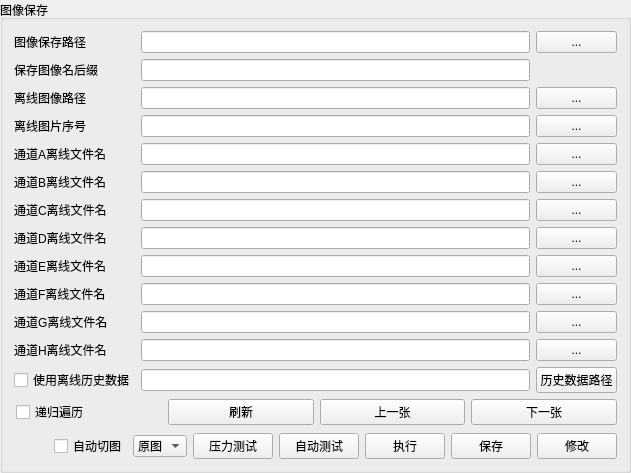
      <widget class="QGroupBox" name="groupBox_3">
       <property name="sizePolicy">
        <sizepolicy hsizetype="Preferred" vsizetype="Preferred">
         <horstretch>0</horstretch>
         <verstretch>0</verstretch>
        </sizepolicy>
       </property>
       <property name="title">
        <string>图像保存</string>
       </property>
       <layout class="QGridLayout" name="gridLayout_7">
        <item row="1" column="0">
         <layout class="QHBoxLayout" name="horizontalLayout_8">
          <item>
           <spacer name="horizontalSpacer_4">
            <property name="orientation">
             <enum>Qt::Horizontal</enum>
            </property>
            <property name="sizeHint" stdset="0">
             <size>
              <width>40</width>
              <height>20</height>
             </size>
            </property>
           </spacer>
          </item>
          <item>
           <widget class="QCheckBox" name="checkBox_auto">
            <property name="text">
             <string>自动切图</string>
            </property>
           </widget>
          </item>
          <item>
           <widget class="QComboBox" name="comboBox_image_type">
            <item>
             <property name="text">
              <string>原图</string>
             </property>
            </item>
            <item>
             <property name="text">
              <string>插值</string>
             </property>
            </item>
            <item>
             <property name="text">
              <string>均值</string>
             </property>
            </item>
            <item>
             <property name="text">
              <string>减半</string>
             </property>
            </item>
           </widget>
          </item>
          <item>
           <widget class="QPushButton" name="pushButton_do_aoto_2">
            <property name="text">
             <string>压力测试</string>
            </property>
           </widget>
          </item>
          <item>
           <widget class="QPushButton" name="pushButton_do_aoto">
            <property name="text">
             <string>自动测试</string>
            </property>
           </widget>
          </item>
          <item>
           <widget class="QPushButton" name="pushButton_do">
            <property name="text">
             <string>执行</string>
            </property>
           </widget>
          </item>
          <item>
           <widget class="QPushButton" name="pushButton_Image_OK">
            <property name="sizePolicy">
             <sizepolicy hsizetype="Preferred" vsizetype="Fixed">
              <horstretch>0</horstretch>
              <verstretch>0</verstretch>
             </sizepolicy>
            </property>
            <property name="minimumSize">
             <size>
              <width>45</width>
              <height>0</height>
             </size>
            </property>
            <property name="maximumSize">
             <size>
              <width>90</width>
              <height>16777215</height>
             </size>
            </property>
            <property name="text">
             <string>保存</string>
            </property>
           </widget>
          </item>
          <item>
           <widget class="QPushButton" name="pushButton_Image_Cancel">
            <property name="sizePolicy">
             <sizepolicy hsizetype="Preferred" vsizetype="Fixed">
              <horstretch>0</horstretch>
              <verstretch>0</verstretch>
             </sizepolicy>
            </property>
            <property name="minimumSize">
             <size>
              <width>45</width>
              <height>0</height>
             </size>
            </property>
            <property name="maximumSize">
             <size>
              <width>90</width>
              <height>16777215</height>
             </size>
            </property>
            <property name="text">
             <string>修改</string>
            </property>
           </widget>
          </item>
         </layout>
        </item>
        <item row="0" column="0">
         <widget class="QWidget" name="widget_image_set" native="true">
          <layout class="QGridLayout" name="gridLayout_10">
           <property name="leftMargin">
            <number>0</number>
           </property>
           <property name="topMargin">
            <number>0</number>
           </property>
           <property name="rightMargin">
            <number>0</number>
           </property>
           <property name="bottomMargin">
            <number>0</number>
           </property>
           <item row="13" column="0">
            <widget class="QCheckBox" name="checkBox_use_history_data">
             <property name="text">
              <string>使用离线历史数据</string>
             </property>
            </widget>
           </item>
           <item row="0" column="1">
            <widget class="QLineEdit" name="lineEdit_save_path">
             <property name="sizePolicy">
              <sizepolicy hsizetype="Expanding" vsizetype="Fixed">
               <horstretch>0</horstretch>
               <verstretch>0</verstretch>
              </sizepolicy>
             </property>
            </widget>
           </item>
           <item row="9" column="2">
            <widget class="QPushButton" name="pushButton_name5_browse">
             <property name="text">
              <string>...</string>
             </property>
            </widget>
           </item>
           <item row="4" column="2">
            <widget class="QPushButton" name="pushButton_name1_browse">
             <property name="text">
              <string>...</string>
             </property>
            </widget>
           </item>
           <item row="7" column="1">
            <widget class="QLineEdit" name="lineEdit_channel4_name"/>
           </item>
           <item row="6" column="1">
            <widget class="QLineEdit" name="lineEdit_channel3_name"/>
           </item>
           <item row="5" column="0">
            <widget class="QLabel" name="label_24">
             <property name="text">
              <string>通道B离线文件名</string>
             </property>
            </widget>
           </item>
           <item row="5" column="1">
            <widget class="QLineEdit" name="lineEdit_channel2_name"/>
           </item>
           <item row="6" column="2">
            <widget class="QPushButton" name="pushButton_name3_browse">
             <property name="text">
              <string>...</string>
             </property>
            </widget>
           </item>
           <item row="0" column="2">
            <widget class="QPushButton" name="pushButton_save_browse">
             <property name="text">
              <string>...</string>
             </property>
            </widget>
           </item>
           <item row="7" column="2">
            <widget class="QPushButton" name="pushButton_name4_browse">
             <property name="text">
              <string>...</string>
             </property>
            </widget>
           </item>
           <item row="10" column="1">
            <widget class="QLineEdit" name="lineEdit_channel6_name"/>
           </item>
           <item row="9" column="1">
            <widget class="QLineEdit" name="lineEdit_channel5_name"/>
           </item>
           <item row="11" column="1">
            <widget class="QLineEdit" name="lineEdit_channel7_name"/>
           </item>
           <item row="2" column="2">
            <widget class="QPushButton" name="pushButton_read_browse">
             <property name="text">
              <string>...</string>
             </property>
            </widget>
           </item>
           <item row="12" column="0">
            <widget class="QLabel" name="label_28">
             <property name="text">
              <string>通道H离线文件名</string>
             </property>
            </widget>
           </item>
           <item row="10" column="2">
            <widget class="QPushButton" name="pushButton_name6_browse">
             <property name="text">
              <string>...</string>
             </property>
            </widget>
           </item>
           <item row="11" column="2">
            <widget class="QPushButton" name="pushButton_name7_browse">
             <property name="text">
              <string>...</string>
             </property>
            </widget>
           </item>
           <item row="2" column="1">
            <widget class="QLineEdit" name="lineEdit_offline_path"/>
           </item>
           <item row="12" column="1">
            <widget class="QLineEdit" name="lineEdit_channel8_name"/>
           </item>
           <item row="12" column="2">
            <widget class="QPushButton" name="pushButton_name8_browse">
             <property name="text">
              <string>...</string>
             </property>
            </widget>
           </item>
           <item row="7" column="0">
            <widget class="QLabel" name="label_26">
             <property name="text">
              <string>通道D离线文件名</string>
             </property>
            </widget>
           </item>
           <item row="6" column="0">
            <widget class="QLabel" name="label_25">
             <property name="text">
              <string>通道C离线文件名</string>
             </property>
            </widget>
           </item>
           <item row="0" column="0">
            <widget class="QLabel" name="label_16">
             <property name="text">
              <string>图像保存路径</string>
             </property>
            </widget>
           </item>
           <item row="9" column="0">
            <widget class="QLabel" name="label_27">
             <property name="text">
              <string>通道E离线文件名</string>
             </property>
            </widget>
           </item>
           <item row="4" column="1">
            <widget class="QLineEdit" name="lineEdit_channel1_name"/>
           </item>
           <item row="10" column="0">
            <widget class="QLabel" name="label_37">
             <property name="text">
              <string>通道F离线文件名</string>
             </property>
            </widget>
           </item>
           <item row="11" column="0">
            <widget class="QLabel" name="label_36">
             <property name="text">
              <string>通道G离线文件名</string>
             </property>
            </widget>
           </item>
           <item row="5" column="2">
            <widget class="QPushButton" name="pushButton_name2_browse">
             <property name="text">
              <string>...</string>
             </property>
            </widget>
           </item>
           <item row="2" column="0">
            <widget class="QLabel" name="label_22">
             <property name="text">
              <string>离线图像路径</string>
             </property>
            </widget>
           </item>
           <item row="14" column="0" colspan="3">
            <layout class="QHBoxLayout" name="horizontalLayout_5">
             <property name="leftMargin">
              <number>2</number>
             </property>
             <property name="bottomMargin">
              <number>2</number>
             </property>
             <item>
              <widget class="QCheckBox" name="checkBox_recursion">
               <property name="text">
                <string>递归遍历</string>
               </property>
              </widget>
             </item>
             <item>
              <widget class="QPushButton" name="pushButton_refresh">
               <property name="text">
                <string>刷新</string>
               </property>
              </widget>
             </item>
             <item>
              <widget class="QPushButton" name="pushButton_forward">
               <property name="text">
                <string>上一张</string>
               </property>
              </widget>
             </item>
             <item>
              <widget class="QPushButton" name="pushButton_next">
               <property name="text">
                <string>下一张</string>
               </property>
              </widget>
             </item>
            </layout>
           </item>
           <item row="3" column="2">
            <widget class="QPushButton" name="pushButton_image_sn_browse">
             <property name="text">
              <string>...</string>
             </property>
            </widget>
           </item>
           <item row="1" column="0">
            <widget class="QLabel" name="label_18">
             <property name="text">
              <string>保存图像名后缀</string>
             </property>
            </widget>
           </item>
           <item row="1" column="1">
            <widget class="QLineEdit" name="lineEdit_saveimage_suffix">
             <property name="sizePolicy">
              <sizepolicy hsizetype="Expanding" vsizetype="Fixed">
               <horstretch>0</horstretch>
               <verstretch>0</verstretch>
              </sizepolicy>
             </property>
            </widget>
           </item>
           <item row="3" column="1">
            <widget class="QLineEdit" name="lineEdit_image_sn"/>
           </item>
           <item row="4" column="0">
            <widget class="QLabel" name="label_23">
             <property name="text">
              <string>通道A离线文件名</string>
             </property>
            </widget>
           </item>
           <item row="3" column="0">
            <widget class="QLabel" name="label_30">
             <property name="text">
              <string>离线图片序号</string>
             </property>
            </widget>
           </item>
           <item row="13" column="1">
            <widget class="QLineEdit" name="lineEdit_history_data_path"/>
           </item>
           <item row="13" column="2">
            <widget class="QPushButton" name="pushButton_history_data_browse">
             <property name="text">
              <string>历史数据路径</string>
             </property>
            </widget>
           </item>
          </layout>
         </widget>
        </item>
       </layout>
      </widget>
